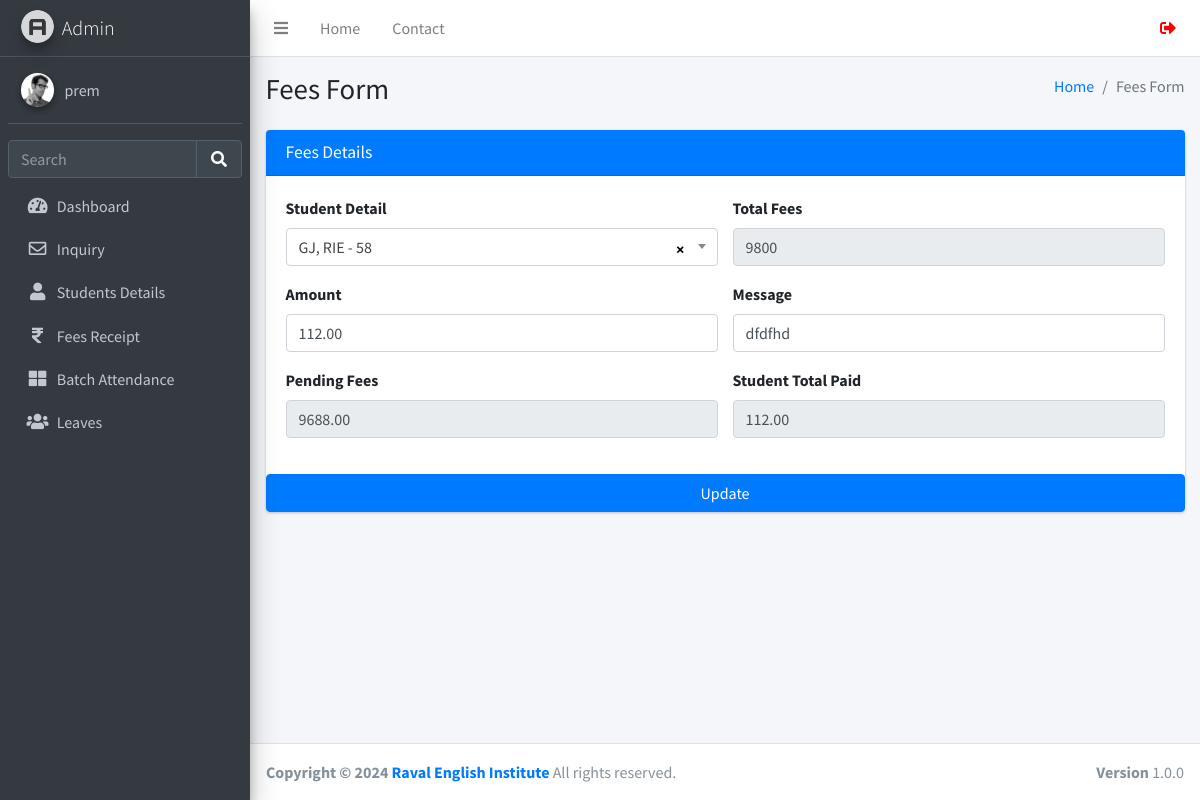
Page /feesform.php?id=30 (signed in) on the earlier database version.
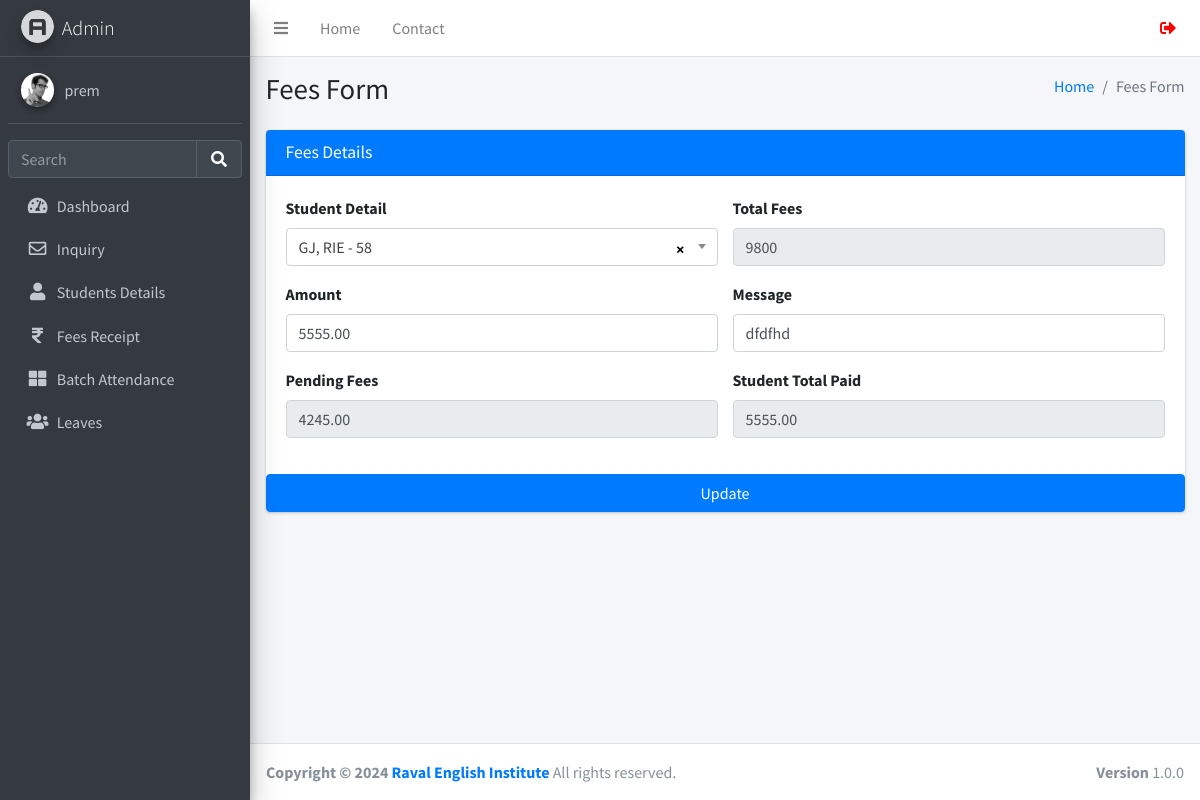
Same page on the later database version.
### tables this page shows
CREATE TABLE `receipt` (
  `id` int(11) NOT NULL,
  `student_id` int(11) NOT NULL,
  `amount` decimal(10,2) NOT NULL,
  `payment_date` date NOT NULL,
  `message` varchar(255) DEFAULT NULL,
  `created_at` timestamp NOT NULL DEFAULT current_timestamp()
);

### function.php (called while the page is built, shortened)
<?php
require_once('db.php');
function selectFromTable($tableName, $columns, $whereConditions) {
    global $db;
    try {
        $sql = "SELECT " . implode(', ', $columns) . " FROM $tableName";
        if (!empty($whereConditions)) {
            $sql .= " WHERE " . implode(' AND ', array_map(function ($col) {
                return "$col = :$col";
            }, array_keys($whereConditions)));
        }
        $stmt = $db->prepare($sql);
        foreach ($whereConditions as $col => $value) {
            $stmt->bindValue(":$col", $value);
        }
        $stmt->execute();
        return $stmt->fetchAll(PDO::FETCH_ASSOC);
    } catch (PDOException $e) {
        return false;
    }
}
?>

### feesform.php (the view, shortened to what the changed rows need)
<!DOCTYPE html>
<html lang="en">
<head>
    <link href="https://cdnjs.cloudflare.com/ajax/libs/select2/4.0.13/css/select2.min.css" rel="stylesheet" />
    </head>
<?php
include ('./header.php');
require_once ('function.php');
$amount = '';
$message = '';
if (isset($_GET['id'])) {
    $feeDetails = selectFromTable('receipt', ['student_id', 'amount', 'message', 'payment_date'], ['id' => $_GET['id']]);
    if ($feeDetails) {
        $amount = $feeDetails[0]['amount'];
        $message = $feeDetails[0]['message'];
    }
}
?>
<div class="content-wrapper">
    <div class="content-header">
        <div class="container-fluid">
            <div class="row mb-2">
                <div class="col-sm-6">
                    <h1 class="m-0">Fees Form</h1>
                </div>
            </div>
        </div>
    </div>
    <section class="content">
        <div class="container-fluid">
            <div class="row">
                <div class="col-md-12">
                    <div class="card card-primary">
                        <form id="inquiryForm" method="POST" action="feesrequest.php">
                            <div class="card-body">
                                <div class="row">
                                    <div class="col-md-6">
                                        <div class="form-group">
                                            <label for="amount">Amount</label>
                                            <input type="text" class="form-control" id="amount" name="amount"
                                                placeholder="Enter Amount" required value="<?php echo htmlspecialchars($amount); ?>">
                                        </div>
                                    </div>
                                    <div class="col-md-6">
                                        <div class="form-group">
                                            <label for="message">Message</label>
                                            <input type="text" class="form-control" id="message" name="message"
                                                placeholder="Enter Message" value="<?php echo htmlspecialchars($message); ?>">
                                        </div>
                                    </div>
                                </div>
                                <div class="row">
                                    <div class="col-md-6">
                                        <div class="form-group">
                                            <label for="pending_fees">Pending Fees</label>
                                            <input type="text" class="form-control" id="pending_fees"
                                                name="pending_fees" value="" readonly>
                                        </div>
                                    </div>
                                    <div class="col-md-6">
                                        <div class="form-group">
                                            <label for="total_paid">Student Total Paid</label>
                                            <input type="text" class="form-control" id="total_paid" name="total_paid"
                                                value="" readonly>
                                        </div>
                                    </div>
                                </div>
                            </div>
                        </form>
                    </div>
                </div>
            </div>
        </div>
    </section>
</div>
<?php include ('./footer.php'); ?>
</body>
</html>

Differences in the rows shown:
changed receipt "dfdfhd": amount "112.00" → "5555.00"
Other differences:
form field pending_fees: "9688.00" → "4245.00"
form field total_paid: "112.00" → "5555.00"
